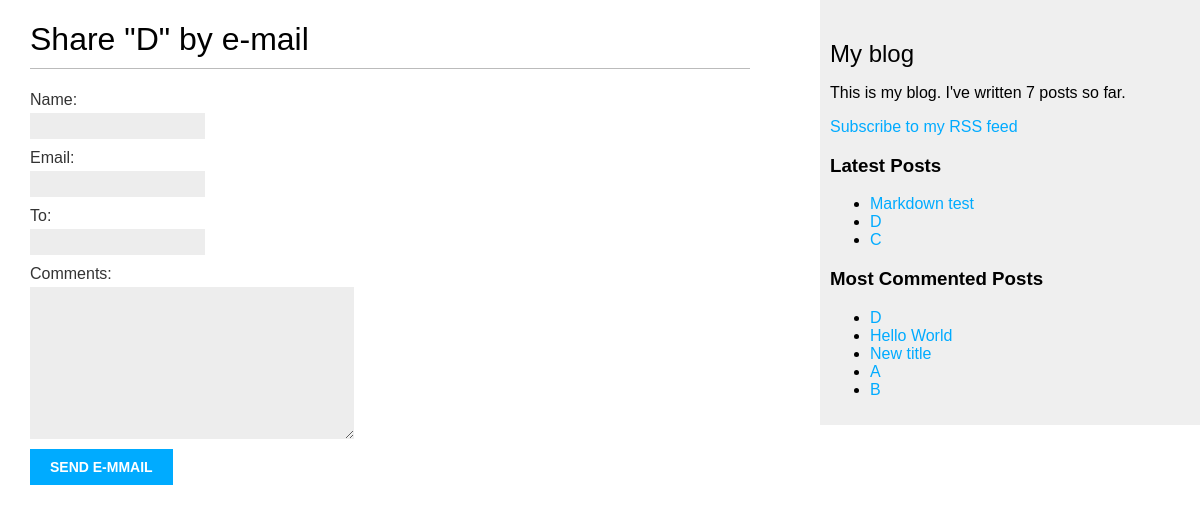
Page /6/share/ on the committed database.
### blog/models.py (models this page shows, shortened)
class Post(models.Model):
    STATUS_CHOICES = (
        ('draft', 'Draft'),
        ('published', 'Published'),
    )
    title = models.CharField(max_length=250)
    slug = models.SlugField(max_length=250,
                            unique_for_date = 'publish')
    author = models.ForeignKey(User,
                               related_name='blog_posts',
                               on_delete=models.CASCADE)
    body = models.TextField()
    publish = models.DateTimeField(default=timezone.now)
    created = models.DateTimeField(auto_now_add=True)
    updated = models.DateTimeField(auto_now=True)
    status = models.CharField(max_length=10,
                              choices=STATUS_CHOICES,
                              default='draft')
    tags = TaggableManager()
    class Meta:
        ordering = ('-publish',)
    objects = models.Manager()
    published = PublishedManager()
    def get_absolute_url(self):
        return reverse('blog:post_detail',
                        args=[self.publish.year,
                              self.publish.strftime('%m'),
                              self.publish.strftime('%d'),
                              self.slug])

### blog/views.py (the view)
# urls.py: url(r'^(?P<post_id>\d+)/share/$', views.post_share, name='post_share'),
def post_share(request, post_id):
    post = get_object_or_404(Post, id=post_id, status='published')
    sent = False
    if request.method == 'POST':
        form = EmailPostForm(request.POST)
        if form.is_valid():
            cd = form.cleaned_data
            post_url = request.build_absolute_uri(post.get_absolute_url())
            subject = '{}({}) recommends you reading "{}"'.format(
                cd['name'], cd['email'], post.title)
            message = 'Read "{}" at {}\n\n{}\'s comments: {}'.format(
                post.title, post_url, cd['name'], cd['comments'])
            send_mail(subject, message, '3465263718@qq.com', [cd['to']])
            recipient = cd['to']
            sent = True
    else:
        form = EmailPostForm()
        recipient = False
    return render(request, 'blog/post/share.html', {'post': post,
                                                    'form': form,
                                                    'sent': sent, 'recipient': recipient})

### blog/forms.py
class EmailPostForm(forms.Form):
    name = forms.CharField(max_length=25)
    email = forms.EmailField()
    to = forms.EmailField()
    comments = forms.CharField(required=False, widget=forms.Textarea)

### blog/models.py (called while the page is built)
    def get_queryset(self):
        return super(PublishedManager,self).get_queryset().filter(status='published')

### blog/templatetags/blog_tags.py (called while the page is built)
@register.simple_tag#每一个模板标签都需要包含r～变量来表明自己是一个有效的标签库
def total_posts():
    return Post.published.count()

@register.inclusion_tag('blog/post/latest_posts.html')
def show_latest_posts(count = 5):
    latest_posts = Post.published.order_by('-publish')[:count]
    return {'latest_posts': latest_posts}

@register.simple_tag
def get_most_commented_posts(count = 5):
    return Post.published.annotate(
        total_comments = Count('comments')
    ).order_by('-total_comments')[:count]

### blog/templates/blog/post/share.html (shortened to what this page needs)
{% extends 'blog/base.html' %}
{% block content %}
  {% if sent %}
     <h1>E-mail successfully sent</h1>
     <p>
         "{{ post.title }}" was successfully sent to {{recipient}}.
     </p>
  {% else %}
      <h1>Share "{{ post.title}}" by e-mail</h1>
      <form action="." method='post'>
        {{ form.as_p}}
        <input type="submit" value="send e-mmail"}/>
      </form>
  {% endif %}
{% endblock  %}

### blog/templates/blog/base.html (shortened to what this page needs)
{% load blog_tags%}
{% load staticfiles %}
<!DOCTYPE html>
<html>
<head>
  <link href="{% static "css/blog.css" %}" rel="stylesheet">
</head>
<body>
  <div id="content">
    {% block content %}{% endblock %}
  </div>
  <div id="sidebar">
    <h2>My blog</h2>
      <p>This is my blog. I've written {% total_posts%} posts so far.</p>
      <p><a href="{% url "blog:post_feed" %}">Subscribe to my RSS feed</a></p>
    <h3>Latest Posts</h3>
    {% show_latest_posts 3 %}
    <h3>Most Commented Posts</h3>
    {%get_most_commented_posts as most_commented_posts%}
    <ul>
      {% for post in most_commented_posts%}
      <li> <a href = "{{ post.get_absolute_url}}">{{post.title}}</a>
        </li>
        {% endfor %}
  </div>
</body>
</html>

### blog/templates/blog/post/latest_posts.html
<ul>
{% for post in latest_posts%}
  <li>
      <a href = "{{post.get_absolute_url}}">{{post.title}}</a>
  </li>
    {% endfor %}
</ul>

### blog/static/css/blog.css (style rules this page uses)
body { margin:0; padding:0; font-family:helvetica, sans-serif; }
a { color:#00abff; text-decoration:none; }
h1 { font-weight:normal; border-bottom:1px solid #bbb; padding:0 0 10px 0; }
h2 { font-weight:normal; margin:30px 0 0; }
#content { float:left; width:60%; padding:0 0 0 30px; }
#sidebar { float:right; width:30%; padding:10px; background:#efefef; height:100%; }
label { float:left; clear:both; color:#333; margin-bottom:4px; }
input, textarea { clear:both; float:left; margin:0 0 10px; background:#ededed; border:0; padding:6px 10px; font-size:12px; }
input[type=submit] { font-weight:bold; background:#00abff; color:#fff; padding:10px 20px; font-size:14px; text-transform:uppercase; }

### rows in the picture
Post: title "D"
Post: title "Markdown test"
Post: title "C"
Post: title "Hello World"
Post: title "New title"
Post: title "A"
Post: title "B"
